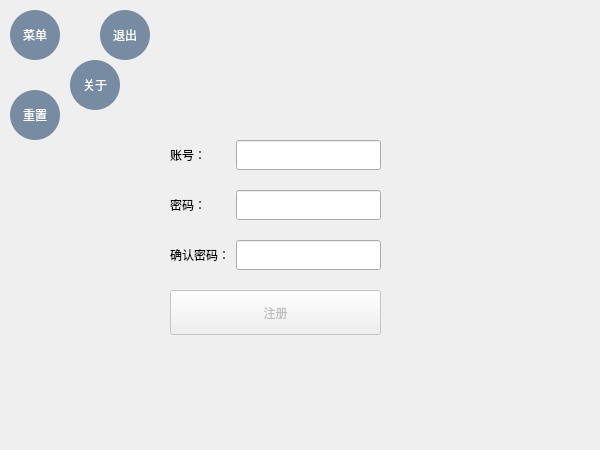
<?xml version="1.0" encoding="UTF-8"?>
<ui version="4.0">
 <class>Form</class>
 <widget class="QWidget" name="Form">
  <property name="geometry">
   <rect>
    <x>0</x>
    <y>0</y>
    <width>600</width>
    <height>450</height>
   </rect>
  </property>
  <property name="minimumSize">
   <size>
    <width>600</width>
    <height>450</height>
   </size>
  </property>
  <property name="maximumSize">
   <size>
    <width>500</width>
    <height>450</height>
   </size>
  </property>
  <property name="windowTitle">
   <string>Form</string>
  </property>
  <property name="styleSheet">
   <string notr="true">QWidget#Form{
border-image: url(:/register/images/back.jpg);
}</string>
  </property>
  <widget class="QPushButton" name="main_menu_button">
   <property name="geometry">
    <rect>
     <x>10</x>
     <y>10</y>
     <width>50</width>
     <height>50</height>
    </rect>
   </property>
   <property name="styleSheet">
    <string>QPushButton{
font: 12pt &quot;STHeiti&quot;;
border-radius:25px;
background-color:rgb(119, 140, 163);
color:white;
}

QPushButton:hover{
font: 12pt &quot;STHeiti&quot;;
border-radius:25px;
background-color:rgb(119, 140, 163);
color:white;
}

QPushButton:checked{
font: 12pt &quot;STHeiti&quot;;
border-radius:25px;
background-color:rgb(75, 101, 132);
color:white;
}</string>
   </property>
   <property name="text">
    <string>菜单</string>
   </property>
   <property name="checkable">
    <bool>true</bool>
   </property>
  </widget>
  <widget class="QPushButton" name="exit_menue_btn">
   <property name="geometry">
    <rect>
     <x>100</x>
     <y>10</y>
     <width>50</width>
     <height>50</height>
    </rect>
   </property>
   <property name="styleSheet">
    <string notr="true">QPushButton{
font: 12pt &quot;STHeiti&quot;;
border-radius:25px;
background-color:rgb(119, 140, 163);
color:white;
}

QPushButton:hover{
font: 12pt &quot;STHeiti&quot;;
border-radius:25px;
background-color:rgb(119, 140, 163);
color:white;
}

QPushButton:checked{
font: 12pt &quot;STHeiti&quot;;
border-radius:25px;
background-color:rgb(75, 101, 132);
color:white;
}</string>
   </property>
   <property name="text">
    <string>退出</string>
   </property>
   <property name="checkable">
    <bool>false</bool>
   </property>
  </widget>
  <widget class="QPushButton" name="about_menue_btn">
   <property name="geometry">
    <rect>
     <x>70</x>
     <y>60</y>
     <width>50</width>
     <height>50</height>
    </rect>
   </property>
   <property name="styleSheet">
    <string notr="true">QPushButton{
font: 12pt &quot;STHeiti&quot;;
border-radius:25px;
background-color:rgb(119, 140, 163);
color:white;
}

QPushButton:hover{
font: 12pt &quot;STHeiti&quot;;
border-radius:25px;
background-color:rgb(119, 140, 163);
color:white;
}

QPushButton:checked{
font: 12pt &quot;STHeiti&quot;;
border-radius:25px;
background-color:rgb(75, 101, 132);
color:white;
}</string>
   </property>
   <property name="text">
    <string>关于</string>
   </property>
   <property name="checkable">
    <bool>false</bool>
   </property>
  </widget>
  <widget class="QPushButton" name="reset_menue_btn">
   <property name="geometry">
    <rect>
     <x>10</x>
     <y>90</y>
     <width>50</width>
     <height>50</height>
    </rect>
   </property>
   <property name="styleSheet">
    <string notr="true">QPushButton{
font: 12pt &quot;STHeiti&quot;;
border-radius:25px;
background-color:rgb(119, 140, 163);
color:white;
}

QPushButton:hover{
font: 12pt &quot;STHeiti&quot;;
border-radius:25px;
background-color:rgb(119, 140, 163);
color:white;
}

QPushButton:checked{
font: 12pt &quot;STHeiti&quot;;
border-radius:25px;
background-color:rgb(75, 101, 132);
color:white;
}</string>
   </property>
   <property name="text">
    <string>重置</string>
   </property>
   <property name="checkable">
    <bool>false</bool>
   </property>
  </widget>
  <widget class="QWidget" name="layoutWidget">
   <property name="geometry">
    <rect>
     <x>170</x>
     <y>140</y>
     <width>211</width>
     <height>223</height>
    </rect>
   </property>
   <layout class="QFormLayout" name="formLayout">
    <property name="verticalSpacing">
     <number>20</number>
    </property>
    <item row="0" column="0">
     <widget class="QLabel" name="label">
      <property name="styleSheet">
       <string notr="true">
color: rgb(0, 0, 0);
font: 13pt &quot;STHeiti&quot;;</string>
      </property>
      <property name="text">
       <string>账号：</string>
      </property>
     </widget>
    </item>
    <item row="0" column="1">
     <widget class="QLineEdit" name="account_le">
      <property name="minimumSize">
       <size>
        <width>0</width>
        <height>30</height>
       </size>
      </property>
      <property name="clearButtonEnabled">
       <bool>true</bool>
      </property>
     </widget>
    </item>
    <item row="1" column="0">
     <widget class="QLabel" name="label_3">
      <property name="styleSheet">
       <string notr="true">
color: rgb(0, 0, 0);
font: 13pt &quot;STHeiti&quot;;</string>
      </property>
      <property name="text">
       <string>密码：</string>
      </property>
     </widget>
    </item>
    <item row="1" column="1">
     <widget class="QLineEdit" name="passward_le">
      <property name="minimumSize">
       <size>
        <width>0</width>
        <height>30</height>
       </size>
      </property>
      <property name="clearButtonEnabled">
       <bool>true</bool>
      </property>
     </widget>
    </item>
    <item row="2" column="0">
     <widget class="QLabel" name="label_2">
      <property name="styleSheet">
       <string notr="true">
color: rgb(0, 0, 0);
font: 13pt &quot;STHeiti&quot;;</string>
      </property>
      <property name="text">
       <string>确认密码：</string>
      </property>
     </widget>
    </item>
    <item row="2" column="1">
     <widget class="QLineEdit" name="confirm_pwd_le">
      <property name="minimumSize">
       <size>
        <width>0</width>
        <height>30</height>
       </size>
      </property>
      <property name="clearButtonEnabled">
       <bool>true</bool>
      </property>
     </widget>
    </item>
    <item row="3" column="0" colspan="2">
     <widget class="QPushButton" name="register_button">
      <property name="enabled">
       <bool>false</bool>
      </property>
      <property name="minimumSize">
       <size>
        <width>0</width>
        <height>45</height>
       </size>
      </property>
      <property name="styleSheet">
       <string notr="true">QPushButton{
background-color: rgb(209, 216, 224);
border-radius:40px;
}

QPushButton:hover{
background-color: rgb(165, 177, 194);
border-radius:40px;
}


QPushButton:dissabled{
background-color:rgb(241, 242, 246) ;
border-radius:40px;
}
font: 13pt &quot;.AppleSystemUIFont&quot;;</string>
      </property>
      <property name="text">
       <string>注册</string>
      </property>
     </widget>
    </item>
   </layout>
  </widget>
  <zorder>exit_menue_btn</zorder>
  <zorder>about_menue_btn</zorder>
  <zorder>reset_menue_btn</zorder>
  <zorder>layoutWidget</zorder>
  <zorder>main_menu_button</zorder>
 </widget>
 <resources>
  <include location="../images.qrc"/>
 </resources>
 <connections>
  <connection>
   <sender>main_menu_button</sender>
   <signal>clicked(bool)</signal>
   <receiver>Form</receiver>
   <slot>show_hide_menu()</slot>
   <hints>
    <hint type="sourcelabel">
     <x>25</x>
     <y>32</y>
    </hint>
    <hint type="destinationlabel">
     <x>76</x>
     <y>9</y>
    </hint>
   </hints>
  </connection>
  <connection>
   <sender>exit_menue_btn</sender>
   <signal>clicked()</signal>
   <receiver>Form</receiver>
   <slot>tuichu_fun()</slot>
   <hints>
    <hint type="sourcelabel">
     <x>131</x>
     <y>38</y>
    </hint>
    <hint type="destinationlabel">
     <x>166</x>
     <y>56</y>
    </hint>
   </hints>
  </connection>
  <connection>
   <sender>about_menue_btn</sender>
   <signal>clicked()</signal>
   <receiver>Form</receiver>
   <slot>guanyu_fun()</slot>
   <hints>
    <hint type="sourcelabel">
     <x>105</x>
     <y>88</y>
    </hint>
    <hint type="destinationlabel">
     <x>137</x>
     <y>117</y>
    </hint>
   </hints>
  </connection>
  <connection>
   <sender>reset_menue_btn</sender>
   <signal>clicked()</signal>
   <receiver>Form</receiver>
   <slot>chongzhi_fun()</slot>
   <hints>
    <hint type="sourcelabel">
     <x>35</x>
     <y>113</y>
    </hint>
    <hint type="destinationlabel">
     <x>45</x>
     <y>203</y>
    </hint>
   </hints>
  </connection>
  <connection>
   <sender>register_button</sender>
   <signal>clicked()</signal>
   <receiver>Form</receiver>
   <slot>check_register()</slot>
   <hints>
    <hint type="sourcelabel">
     <x>457</x>
     <y>371</y>
    </hint>
    <hint type="destinationlabel">
     <x>220</x>
     <y>370</y>
    </hint>
   </hints>
  </connection>
  <connection>
   <sender>account_le</sender>
   <signal>textChanged(QString)</signal>
   <receiver>Form</receiver>
   <slot>enable_register_btn()</slot>
   <hints>
    <hint type="sourcelabel">
     <x>494</x>
     <y>206</y>
    </hint>
    <hint type="destinationlabel">
     <x>452</x>
     <y>110</y>
    </hint>
   </hints>
  </connection>
  <connection>
   <sender>passward_le</sender>
   <signal>textChanged(QString)</signal>
   <receiver>Form</receiver>
   <slot>enable_register_btn()</slot>
   <hints>
    <hint type="sourcelabel">
     <x>447</x>
     <y>264</y>
    </hint>
    <hint type="destinationlabel">
     <x>250</x>
     <y>258</y>
    </hint>
   </hints>
  </connection>
  <connection>
   <sender>confirm_pwd_le</sender>
   <signal>textChanged(QString)</signal>
   <receiver>Form</receiver>
   <slot>enable_register_btn()</slot>
   <hints>
    <hint type="sourcelabel">
     <x>454</x>
     <y>314</y>
    </hint>
    <hint type="destinationlabel">
     <x>231</x>
     <y>311</y>
    </hint>
   </hints>
  </connection>
 </connections>
 <slots>
  <slot>show_hide_menu()</slot>
  <slot>tuichu_fun()</slot>
  <slot>guanyu_fun()</slot>
  <slot>slot1()</slot>
  <slot>slot2()</slot>
  <slot>chongzhi_fun()</slot>
  <slot>check_register()</slot>
  <slot>enable_register_btn()</slot>
 </slots>
</ui>
